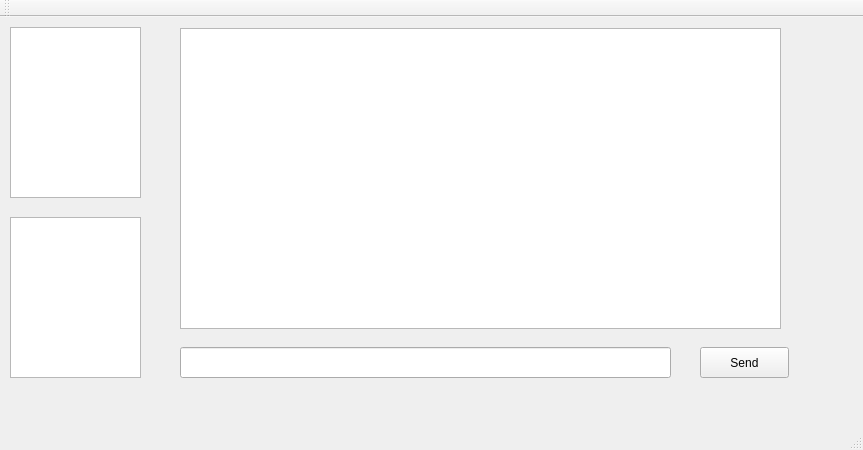
<?xml version="1.0" encoding="UTF-8"?>
<ui version="4.0">
 <class>MainWindow</class>
 <widget class="QMainWindow" name="MainWindow">
  <property name="geometry">
   <rect>
    <x>0</x>
    <y>0</y>
    <width>863</width>
    <height>450</height>
   </rect>
  </property>
  <property name="windowTitle">
   <string>MainWindow</string>
  </property>
  <widget class="QWidget" name="centralWidget">
   <widget class="QPushButton" name="sendButton">
    <property name="geometry">
     <rect>
      <x>700</x>
      <y>330</y>
      <width>89</width>
      <height>31</height>
     </rect>
    </property>
    <property name="text">
     <string>Send</string>
    </property>
   </widget>
   <widget class="QLineEdit" name="textBox">
    <property name="geometry">
     <rect>
      <x>180</x>
      <y>330</y>
      <width>491</width>
      <height>31</height>
     </rect>
    </property>
   </widget>
   <widget class="QListWidget" name="chat">
    <property name="geometry">
     <rect>
      <x>180</x>
      <y>11</y>
      <width>601</width>
      <height>301</height>
     </rect>
    </property>
   </widget>
   <widget class="QListWidget" name="channelsList">
    <property name="geometry">
     <rect>
      <x>10</x>
      <y>10</y>
      <width>131</width>
      <height>171</height>
     </rect>
    </property>
   </widget>
   <widget class="QListWidget" name="usersList">
    <property name="geometry">
     <rect>
      <x>10</x>
      <y>200</y>
      <width>131</width>
      <height>161</height>
     </rect>
    </property>
   </widget>
  </widget>
  <widget class="QMenuBar" name="menuBar">
   <property name="geometry">
    <rect>
     <x>0</x>
     <y>0</y>
     <width>863</width>
     <height>22</height>
    </rect>
   </property>
  </widget>
  <widget class="QToolBar" name="mainToolBar">
   <attribute name="toolBarArea">
    <enum>TopToolBarArea</enum>
   </attribute>
   <attribute name="toolBarBreak">
    <bool>false</bool>
   </attribute>
  </widget>
  <widget class="QStatusBar" name="statusBar"/>
 </widget>
 <layoutdefault spacing="6" margin="11"/>
 <resources/>
 <connections/>
</ui>
